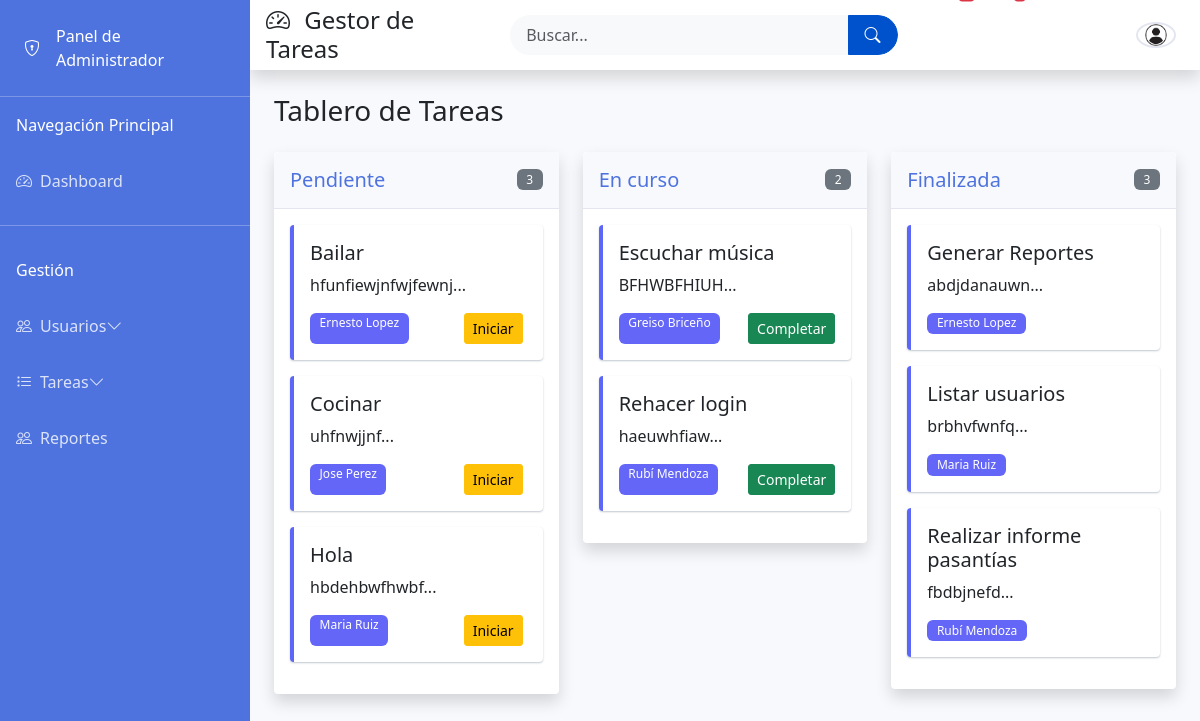
The app's page /tablero.php (signed in) with its own data.
### tables this page shows
CREATE TABLE `estatus` (
  `id_estatus` int(11) NOT NULL,
  `nombre` varchar(50) NOT NULL
);

CREATE TABLE `tareas` (
  `id_tarea` int(11) NOT NULL,
  `id_usuario` int(11) NOT NULL,
  `id_usuario_asignado` int(11) NOT NULL,
  `titulo` varchar(255) NOT NULL,
  `descripcion` text,
  `herramientas` text,
  `id_estatus` int(11) NOT NULL,
  `fecha_creacion` datetime DEFAULT CURRENT_TIMESTAMP,
  `fecha_actualizacion` datetime DEFAULT NULL ON UPDATE CURRENT_TIMESTAMP,
  `fecha_finalizacion` datetime DEFAULT NULL
);

CREATE TABLE `usuarios` (
  `id_usuario` int(11) NOT NULL,
  `nombre` varchar(100) NOT NULL,
  `usuario` varchar(50) NOT NULL,
  `contraseña` varchar(255) NOT NULL,
  `email` varchar(255) NOT NULL,
  `telefono` int(11) NOT NULL,
  `id_departamento` int(11) DEFAULT NULL,
  `id_cargo` int(11) DEFAULT NULL,
  `id_rol` int(11) DEFAULT NULL,
  `fecha_registro` datetime DEFAULT CURRENT_TIMESTAMP
);

### tablero.php (the view, shortened to what this page needs)
<?php
require_once 'config.php';
$estados = [];
$query_estados = $conexion->query("SELECT * FROM estatus");
if ($query_estados) {
    $estados = $query_estados->fetch_all(MYSQLI_ASSOC);
}
$tareas_por_estado = [];
foreach ($estados as $estado) {
    $id_estatus = $estado['id_estatus'];
    if (esAdmin()) {
        $stmt = $conexion->prepare("
            SELECT t.*, u.nombre as asignado, e.nombre as estado
            FROM tareas t
            JOIN usuarios u ON t.id_usuario_asignado = u.id_usuario
            JOIN estatus e ON t.id_estatus = e.id_estatus
            WHERE t.id_estatus = ?
        ");
    }
    if (esAdmin()) {
        $stmt->bind_param("i", $id_estatus);
    }
    $stmt->execute();
    $result = $stmt->get_result();
    $tareas_por_estado[$id_estatus] = $result->fetch_all(MYSQLI_ASSOC);
}
include 'header.php';
?>
<div class="container-fluid">
    <h1 class="h3 mb-4 text-gray-800">Tablero de Tareas</h1>
    <div class="kanban-board">
        <div class="row">
            <?php foreach ($estados as $estado): ?>
                <div class="col-lg-4 col-md-6">
                    <div class="card shadow mb-4">
                        <div class="card-header py-3 d-flex flex-row align-items-center justify-content-between">
                            <h5 class="m-0 font-weight-bold text-primary"><?= $estado['nombre'] ?></h5>
                            <span class="badge bg-secondary"><?= count($tareas_por_estado[$estado['id_estatus']]) ?></span>
                        </div>
                        <div class="card-body" id="estado-<?= $estado['id_estatus'] ?>" data-estado-id="<?= $estado['id_estatus'] ?>">
                            <?php foreach ($tareas_por_estado[$estado['id_estatus']] as $tarea): ?>
                                <div class="card task-card mb-3" data-task-id="<?= $tarea['id_tarea'] ?>" draggable="true">
                                    <div class="card-body">
                                        <h5 class="card-title"><?= htmlspecialchars($tarea['titulo']) ?></h5>
                                        <p class="card-text"><?= htmlspecialchars(substr($tarea['descripcion'], 0, 100)) ?>...</p>
                                        <div class="d-flex justify-content-between">
                                            <span class="badge bg-info"><?= $tarea['asignado'] ?></span>
                                            <?php if ($tarea['id_estatus'] == 1 || $tarea['id_estatus'] == 1): ?>
                                                <form method="get" class="me-1">
                                                    <button type="submit" class="btn btn-sm btn-warning" title="Iniciar tarea">
                                                        <a><i class="fas fa-play"></i> Iniciar</a>
                                                    </button>
                                                </form>
                                            <?php endif; ?>
                                            <?php if ($tarea['id_estatus'] == 2 || $tarea['id_estatus'] == 2): ?>
                                                <form method="get">
                                                    <button type="submit" class="btn btn-sm btn-success" title="Finalizar tarea">
                                                        <a><i class="fas fa-check"></i> Completar</a>
                                                    </button>
                                                </form>
                                            <?php endif; ?>
                                        </div>
                                    </div>
                                </div>
                            <?php endforeach; ?>
                        </div>
                    </div>
                </div>
            <?php endforeach; ?>
        </div>
    </div>
</div>
<?php include 'footer.php'; ?>

### admin.css (style rules this page uses)
body { background-color: #f8f9fc; overflow-x: hidden; }
.card { border: none; border-radius: 0.35rem; box-shadow: 0 0.15rem 1.75rem 0 rgba(58, 59, 69, 0.15); }
.card-header { background-color: #f8f9fc; border-bottom: 1px solid #e3e6f0; }
.text-primary { color: #4e73df !important; }
.kanban-board .card-body { min-height: 100px; max-height: 70vh; overflow-y: auto; }
.task-card { cursor: grab; transition: transform 0.2s, box-shadow 0.2s; border-left: 4px solid #5c66f7; border-radius: 4px; margin-bottom: 10px; }
.badge.bg-info { background-color: #6466f7 !important; }
.badge { font-weight: 500; padding: 0.4em 0.8em; }
.btn { border-radius: 3px; font-weight: 500; }
.card { border-radius: 4px; box-shadow: 0 1px 2px rgba(9, 30, 66, 0.25); }

### records on screen
estatus: nombre "Pendiente", id_estatus "3"
tareas: titulo "Bailar", descripcion "hfunfiewjnfwjfewnj", id_usuario_asignado.nombre "Ernesto Lopez"
tareas: titulo "Cocinar", descripcion "uhfnwjjnf", id_usuario_asignado.nombre "Jose Perez"
tareas: titulo "Hola", descripcion "hbdehbwfhwbf", id_usuario.nombre "Maria Ruiz"
estatus: nombre "En curso", id_estatus "2"
tareas: titulo "Escuchar música", descripcion "BFHWBFHIUH", id_usuario.nombre "Greiso Briceño"
tareas: titulo "Rehacer login", descripcion "haeuwhfiaw", id_usuario_asignado.nombre "Rubí Mendoza"
estatus: nombre "Finalizada", id_estatus "3"
tareas: titulo "Generar Reportes", descripcion "abdjdanauwn", id_usuario_asignado.nombre "Ernesto Lopez"
tareas: titulo "Listar usuarios", descripcion "brbhvfwnfq", id_usuario_asignado.nombre "Maria Ruiz"
tareas: titulo "Realizar informe pasantías", descripcion "fbdbjnefd", id_usuario_asignado.nombre "Rubí Mendoza"
